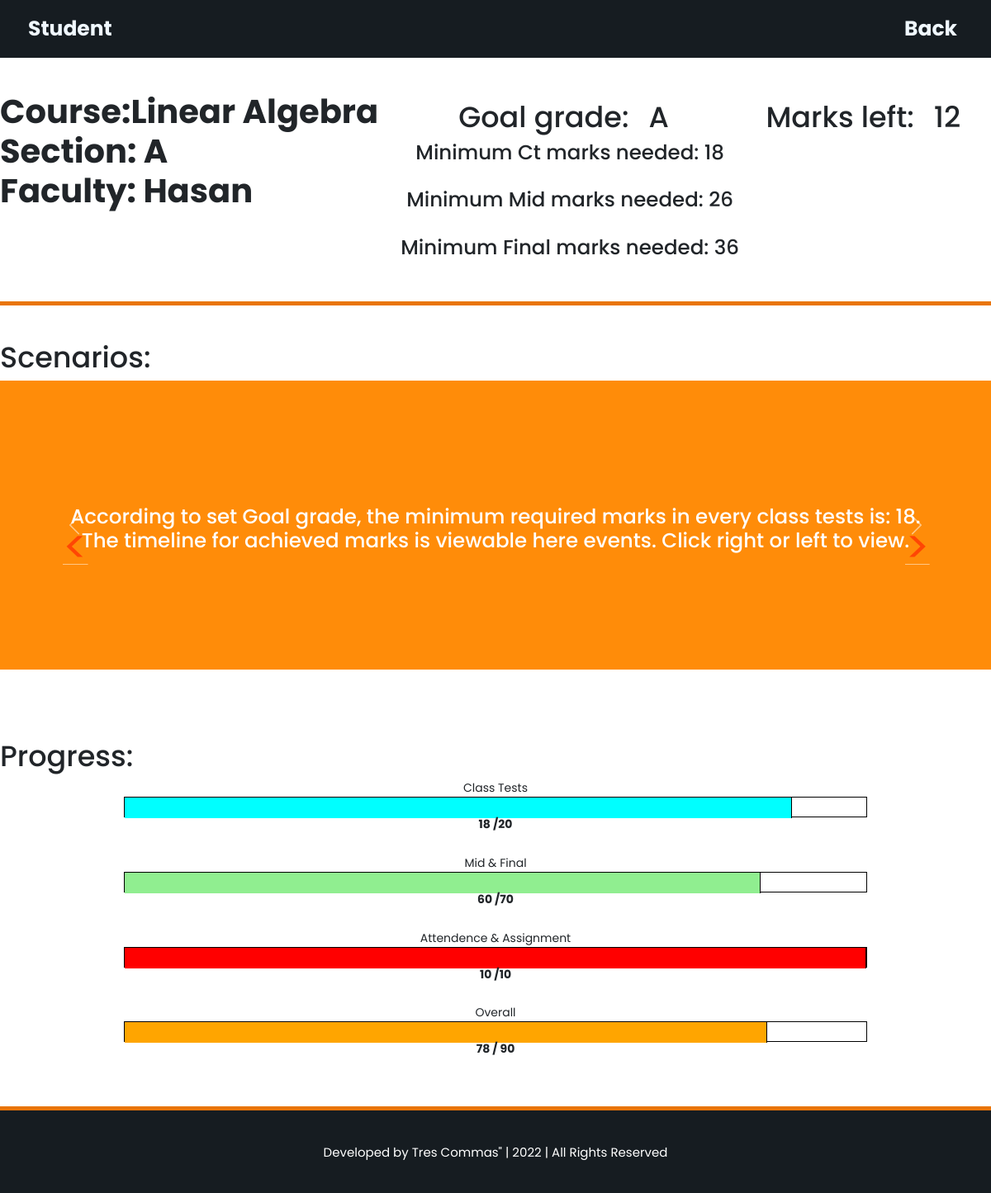
Page /track.php?cn=Linear Algebra (signed in) on the committed database.
### tables this page shows
CREATE TABLE `course` (
  `c_name` varchar(255) DEFAULT NULL,
  `section` varchar(1) DEFAULT NULL,
  `sec_id` varchar(15) DEFAULT NULL,
  `student_id` int(9) DEFAULT NULL,
  `teacher_id` int(9) DEFAULT NULL,
  `goal` varchar(1) DEFAULT NULL
);

CREATE TABLE `teacher` (
  `teacher_id` int(10) NOT NULL,
  `flag` int(1) NOT NULL,
  `t_name` varchar(255) NOT NULL,
  `t_email` varchar(255) NOT NULL,
  `t_phone` int(11) NOT NULL,
  `t_password` varchar(15) NOT NULL
);

CREATE TABLE `grade` (
  `grade` varchar(2) NOT NULL,
  `g_mark` int(5) NOT NULL
);

CREATE TABLE `marks` (
  `student_id` int(9) NOT NULL,
  `s_name` varchar(255) NOT NULL,
  `teacher_id` int(15) NOT NULL,
  `c_name` varchar(255) NOT NULL,
  `ct1` int(2) DEFAULT NULL,
  `ct2` int(2) DEFAULT NULL,
  `ct3` int(2) DEFAULT NULL,
  `ct4` int(2) DEFAULT NULL,
  `ct5` int(2) DEFAULT NULL,
  `mid` int(2) DEFAULT NULL,
  `final` int(2) DEFAULT NULL,
  `assignment` int(2) DEFAULT NULL,
  `attendance` int(2) DEFAULT NULL,
  `section` varchar(1) NOT NULL
);

### track.php (the view, shortened to what this page needs)
<?php
include "db_connect.php";
$id=$_SESSION['student_id'];
$cname = $_GET['cn'];
$query="SELECT * from course where student_id = '$id' and c_name='$cname' ";
$result=mysqli_query($conn,$query);
$row = mysqli_fetch_assoc($result);
$section=$row['section'];
$query1="SELECT teacher.t_name from t_course join teacher on t_course.teacher_id=teacher.teacher_id where section = '$section' and c_name='$cname'";
$query2="SELECT goal from course where student_id = '$id' and c_name='$cname' ";
$query4="SELECT * from marks where student_id = '$id' and c_name='$cname' ";
$result1=mysqli_query($conn,$query1);
$result2=mysqli_query($conn,$query2);
$result4=mysqli_query($conn,$query4);
$row1 = mysqli_fetch_assoc($result1);
$row2 = mysqli_fetch_assoc($result2);
$row4 = mysqli_fetch_assoc($result4);
$sgoal = $row2['goal'];
?>
<!DOCTYPE html>
<html>
     <head>
     <link rel="stylesheet" href="track.css">
    <link rel="stylesheet" href="https://cdnjs.cloudflare.com/ajax/libs/semantic-ui/2.4.1/semantic.min.css">
    <link rel="stylesheet" href="fonts.css">
    <link rel="stylesheet" href="https://cdn.jsdelivr.net/npm/bootstrap@4.0.0/dist/css/bootstrap.min.css"
>
  <link href="https://cdn.jsdelivr.net/npm/bootstrap@5.1.1/dist/css/bootstrap.min.css" rel="stylesheet">
</head>
<body>
<nav class="navbar  navbar-expand-lg" id="itemstyle">
        <a class="navbar-brand" id="logoutstyle"s href="#">Student</a>
        <div class="collapse navbar-collapse" id="navbarToggleExternalContent">
          <ul class="navbar-nav ms-auto">
            <li class="nav-item">
              <a class="nav-link" id="logoutstyle" onclick="window.location.href = 'home.php';">Back</a>
            </li>
          </ul>
        </div>
      </nav>
<div class="top">
        <div class="hmid">
            <div class="hmid_top">
               <div class="hmid_top-l">
                    <h2 class="welcome2">
                       Course:<?php
                        echo $row['c_name'];
                       ?><br>
                       Section:
                       <?php
                        echo $row['section'];
                       ?><br>
                       Faculty:
                       <?php
                        echo $row1['t_name'];
                       ?>
                </div>
               <div class="hmid_top-r">
                    <div class="hmid_top-rl">
                        <h1>Goal grade: <span><?php echo $sgoal; ?></span></h1>
                        <?php if($sgoal == 'A'){
                            ?>
                            <h3>Minimum Ct marks needed: 18</h3>
                            <br>
                            <h3>Minimum Mid marks needed: 26</h3>
                            <br>
                            <h3>Minimum Final marks needed: 36</h3>
                            <?php
                            $mygrademarks = 90;
                        }
                        ?>
                    </div>
                    <div class="hmid_top-rr">
                            <?php
                                $query3="SELECT g_mark from grade where grade = '$sgoal'";
                                $result3=mysqli_query($conn,$query3);
                                $row3=mysqli_fetch_assoc($result3);
                                $smark = $row3['g_mark'];
                                $mid=$row4['mid'];
                                $final=$row4['final'];
                                if( $row4['ct1'] == NULL && $row4['ct2'] == NULL && $row4['ct3'] == NULL && $row4['ct4'] == NULL && $row4['ct5'] == NULL){
                                echo '<script>
                                alert("Sorry! No CT marks have be updated yet");
                                window.location = "home.php";
                                </script>';
                                }
                                else if( $row4['ct1'] != NULL && $row4['ct2'] != NULL && $row4['ct3'] != NULL && $row4['ct4'] != NULL && $row4['ct5'] != NULL){
                                    $ct1=$row4['ct1'];
                                    $ct2=$row4['ct2'];
                                    $ct3=$row4['ct3'];
                                    $ct4=$row4['ct4'];
                                    $ct5=$row4['ct5'];
                                    $a = array($ct1, $ct2, $ct3, $ct4, $ct5);
                                    arsort($a);
                                }
                                $topmarks = array_slice($a, -5);
                                $sum = 0;
                                for ($i=0; $i <3; $i++){
                                    $sum+= $topmarks[$i];
                                }
                                $ctconvert= ($sum/60)*20;
                                $ctconv= round($ctconvert);
                                if( $row4['mid'] != NULL && $row4['final'] != NULL){
                                    $mymarks = $mid+$final+$ctconv;
                                    $m_left=$smark-($mid+$final+$ctconv);
                                }
                                elseif( $row4['mid'] != NULL && $row4['final'] == NULL){
                                    $mymarks = $mid+$ctconv;
                                    $mymarksper = ($mymarks/90)*100;
                                    $m_left=$smark-($mid+$ctconv);
                                }
                                elseif( $row4['mid'] == NULL && $row4['final'] == NULL){
                                    $mymarks = $ctconv;
                                    $mymarksper = ($mymarks/90)*100;
                                    $m_left=$smark-($ctconv);
                                }
                            ?>
                                <h1>Marks left: <span><?php echo $m_left; ?></span></h1>
                        </div>
               </div>
            </div>
        </div>
        <br>
        <br>
        <div class="hmid_bot2" >
                        <h1>Scenarios:</h1>
                            <div id="carouselExampleIndicators" class="carousel slide" data-ride="carousel">
                            <div class="carousel-inner" align="center">
                                <?php
                                if($sgoal == 'A'){
                                    $min_ct = 18;
                                    ?>
                                    <div class="carousel-item active" id="citems">
                                    <h3>According to set Goal grade, the minimum required marks in every class tests is: <?php echo $min_ct;  ?>.<br>
                                    The timeline for achieved marks is viewable here events. Click right or left to view.
                                    </h3>
                                    </div>
                                            <?php
                                }
                                    ?>
                        </div>
                            <a class="carousel-control-prev" href="#carouselExampleIndicators" role="button" data-slide="prev">
                                <span class="carousel-control-prev-icon" aria-hidden="true"></span>
                            </a>
                            <a class="carousel-control-next" href="#carouselExampleIndicators" role="button" data-slide="next">
                                <span class="carousel-control-next-icon" aria-hidden="true"></span>
                            </a>
                            </div>
                </div>
            <br>
            <br>
            <br>
            <br>
            <div class="hmid_bot">
                    <div class="hmid_bot1">
                    <h1>Progress:</h1>
                    <div>
                        <div class="testdiv">
                        <div class="label">Class Tests</div>
                            <div class="maindiv1">
                                <div class="outer1">
                                    <div class="inner1">
                                    </div>
                                </div>
                            </div>
                            <div class="inner1edit">
                                <h6 id="h6style">
                                    <?php echo $ctconv; ?> /20
                                </h6>
                            </div>
                        </div>
                    </div>
                    <br>
                    <div>
                        <?php
                        if( $row4['mid'] != 'NULL' &&  $row4['final'] != 'NULL'){
                            $mid=$row4['mid'];
                            $final=$row4['final'];
                            $exammain = $mid + $final;
                        }
                        ?>
                        <div class="testdiv">
                        <div class="label">Mid & Final</div>
                            <div class="maindiv">
                                <div class="outer">
                                    <div class="inner">
                                    </div>
                                </div>
                            </div>
                                <div class="inner1edit">
                                    <h6 id="h6style">
                                        <?php echo $exammain; ?> /70
                                    </h6>
                                </div>
                        </div>
                    </div>
                    <br>
                    <div>
                        <?php
                        if( $row4['attendance'] != 'NULL' &&  $row4['assignment'] != 'NULL'){
                            $att=$row4['attendance'];
                            $assign=$row4['assignment'];
                            $attassign = $att + $assign;
                        }
                        ?>
                        <div class="testdiv2">
                            <div class="label">Attendence & Assignment</div>
                            <div class="maindiv2">
                                <div class="outer2">
                                    <div class="inner2">
                                    </div>
                                </div>
                            </div>
                            <div class="inner1edit">
                                    <h6 id="h6style">
                                        <?php echo $attassign; ?> /10
                                    </h6>
                                </div>
                        </div>
                    </div>
                    <br>
                    <div>
                            <div class="testdiv2">
                            <div class="label">Overall</div>
                            <div class="maindiv3">
                                <div class="outer3">
                                    <div class="inner3">
                                    </div>
                                </div>
                            </div>
                            <div class="inner1edit">
                                    <h6 id="h6style">
                                        <?php echo $mymarks; ?> / <?php echo $mygrademarks; ?>
                                    </h6>
                                </div>
                    </div>
                    </div>
                </div>
            </div>
        </div>
        <footer class="footer">
        <span id="fspan1">Developed by </span><span id="fspan2">Tres Commas"</span>  | 2022 | <span id="fspan1">All Rights Reserved</span>
    </footer>
</body>
</html>

### track.css (style rules this page uses)
* { margin: 0; padding: 0; }
.top { display: flex; flex-direction: column; min-height: 100vh; }
.hmid { background-color:rgb(255, 255, 255); width:100%; display: flex; flex-direction: column; }
.hmid_top { display: flex; width:100%; height:300px; display: flex; flex-direction: row; border-bottom: 5px solid rgb(233, 117, 9); align-items: center; }
.hmid_top-l { flex-grow: 0.5; margin-bottom: 70px; }
.hmid_top-r { display: flex; text-align: center; flex-grow: 2; }
.hmid_top-rl { flex-grow: 1; }
.hmid_top-rr { flex-grow: 2; }
.hmid_bot { display: flex; width:100%; height:450px; display: flex; flex-direction: column; border-bottom: 5px solid rgb(233, 117, 9); }
.carousel-control-next-icon:after { content: '>'; font-size: 55px; color: red; }
.carousel-control-prev-icon:after { content: '<'; font-size: 55px; color: red; }
.welcome2 { font-size: 40px; font-family: 'Poppins', sans-serif; font-weight: bold; }
span { margin: 15px; }
.testdiv { display: flex; flex-direction: column; align-items: center; }
.testdiv2 { display: flex; flex-direction: column; align-items: center; }
.footer { color:#fff; font-size: 15px; text-align: center; width:100%; height:100px; padding-top: 40px; background-color:rgb(22,28,33); }
#fspan1 { margin: 0; color: white; }
#fspan2 { margin: 0; }
#citems { background-color: #ff8c09; height: 350px; padding-top: 150px !important; }
#citems { padding-top: 150px !important; color: white; padding-left: 25px; padding-right: 25px; }
.inner1 { display: flex; flex-direction: row; justify-content: center; }
#h6style { font-weight: bold; }
#itemstyle { background-color:rgb(22,28,33); height: 70px; }
#logoutstyle { font-weight: bold; font-size: 25px; color: aliceblue; transition-duration: 0.2s; margin: 0 20px; }

### rows in the picture
course: c_name "Linear Algebra", section "A"
teacher: t_name "Hasan"
grade: g_mark.final "12"
marks: exammain "60", attassign "10", mymarks "78"

### other values in the picture
$sgoal "A"
$ctconv "18"
$mygrademarks "90"
